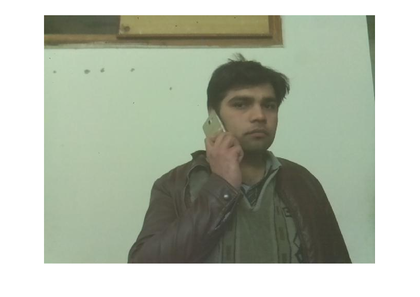
%> input picture rasp_h0g_svm/Int_1.png, 420 x 297 px, shrunk from 1269 x 898 before the run
$ octave --eval "result = back_g;"   (GNU Octave 9; MATLAB toolbox functions it lacks are replaced by stand-ins)
%> lines starting %> are read from the running program, lines starting %| are printed output that depends on the picture; in (x1, y1, x2, y2) boxes, pixels count from 0 and x2, y2 are one past the last pixel; in counts of white or black regions, pixels touching at a corner belong together; the program's own positions count from 1
function L2 =back_g()
figure(3)
CurrentFrame=imread('Int_1.png');
%> CurrentFrame is the input picture: size 297x420x3 uint8; mean R, G, B 177.8, 185.2, 169.7
Background=imread('pu_1.png');
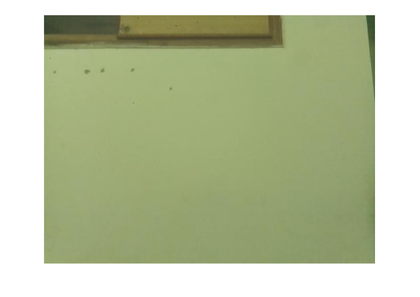
%> input picture rasp_h0g_svm/pu_1.png, 420 x 297 px, shrunk from 1269 x 898 before the run
%> Background is the input picture: size 297x420x3 uint8; mean R, G, B 185.3, 193.7, 160
size(CurrentFrame)
%> ans = [297 420 3]
size(Background)
%> ans = [297 420 3]
%Display Background and Foreground
subplot(2,1,1);imshow(Background);title('BackGround');
subplot(2,1,2);imshow(CurrentFrame);title('Current Frame');
%Convert RGB 2 HSV Color conversion
[Background_hsv]=round(rgb2hsv(Background));
%> Background_hsv: size 297x420x3 double; mean H, S, V 0, 0.00486, 0.957
[CurrentFrame_hsv]=round(rgb2hsv(CurrentFrame));
%> CurrentFrame_hsv: size 297x420x3 double; mean H, S, V 8.02e-06, 1.6e-05, 0.773
size(CurrentFrame_hsv)
%> ans = [297 420 3]
size(Background_hsv)
%> ans = [297 420 3]
%bitxor Operation (Bit wise XOR Operation)
Out1 = bitxor(Background_hsv,CurrentFrame_hsv);
%> Out1: size 297x420x3 double; mean H, S, V 8.02e-06, 0.00484, 0.199
%Convert RGB 2 GRAY
Out=rgb2gray(Out1);
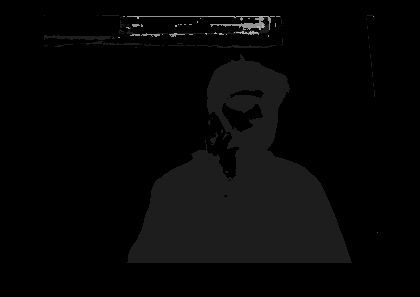
%> Out: size 297x420 double; min 0, max 0.701, mean 0.0256
figure(4)
subplot(2,1,1);imshow(Out1);title('Xor operation');
subplot(2,1,2);imshow(Out);title('grayscale');
%Read Rows and Columns of the Image
[rows columns]=size(Out);
%> rows = 297; columns = 420
%Convert to Binary Image
for i=1:rows
for j=1:columns

if Out(i,j) >0
BinaryImage(i,j)=1;
else
BinaryImage(i,j)=0;
end
end
end
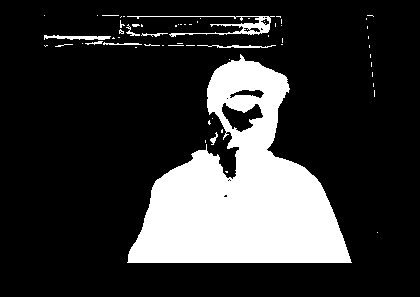
%> BinaryImage: size 297x420 double; values 0 (black) and 1 (white), 20.3% white; 62 white regions (52 under 20 px), largest, box (x1, y1, x2, y2) and area: (127, 54, 352, 263) 23846, (127, 16, 275, 37) 650, (44, 35, 111, 40) 214
figure(5)
subplot(1,3,1),imshow(BinaryImage),title('BinaryImage');
%Apply Median filter to remove Noise
FilteredImage=medfilt2(BinaryImage,[5 5]);
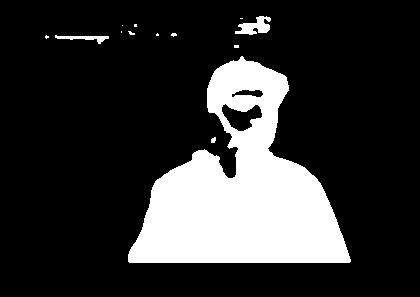
%> FilteredImage: size 297x420 double; values 0 (black) and 1 (white), 19.7% white; 13 white regions (9 under 20 px), largest, box (x1, y1, x2, y2) and area: (128, 56, 351, 263) 23863, (235, 16, 271, 35) 378, (55, 35, 109, 44) 201, (211, 137, 216, 143) 24
subplot(1,3,2),imshow(FilteredImage),title('FilteredImage');
%Boundary Label the Filtered Image
[L2 num]=bwlabel(FilteredImage);
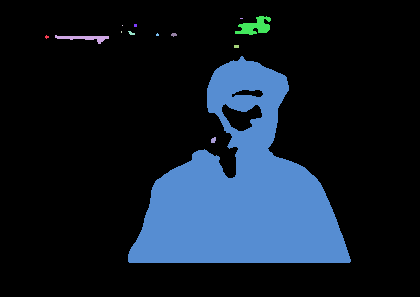
%> L2: size 297x420 double; 14 distinct labels, from 0 to 13; one colour per label, 0 black
%> num = 13
end
